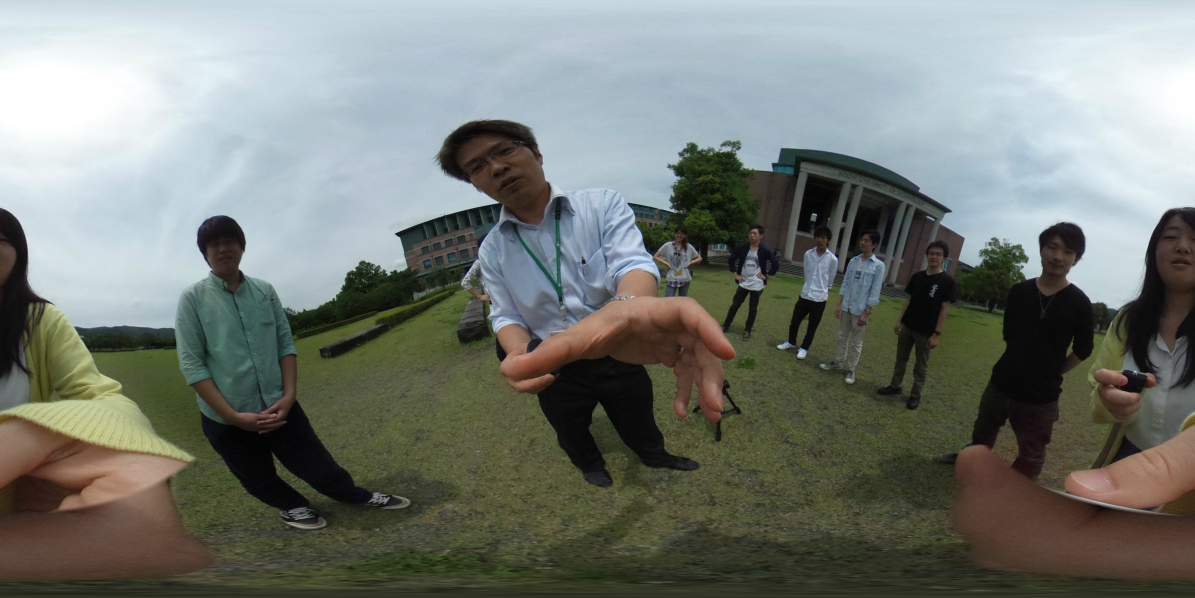
#> input picture image/theta04_cor.JPG, 3584 x 1792 px, found by its file name (shown at 1/3 size)
$ python neo_hough_line.py
#> lines starting #> are read from the running program, lines starting #| are printed output that depends on the picture; after the words box and inside, x2 and y2 are one past the last pixel; in counts of white or black regions, pixels touching at a corner belong together
import cv2
import numpy as np
import math
from operator import itemgetter, attrgetter

img = cv2.imread('../image/theta04_cor.jpg')
#> img is the input picture: shape (1792, 3584, 3); mean B, G, R 117, 123.4, 118.2
height = img.shape[0]
width = img.shape[1]
gray = cv2.cvtColor(img,cv2.COLOR_BGR2GRAY)
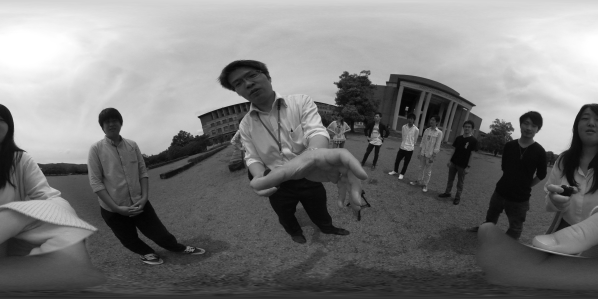
#> gray: shape (1792, 3584) (shown at 1/6 size); min 0, max 255, mean 121.1
edges = cv2.Canny(gray,50,150,apertureSize = 3)
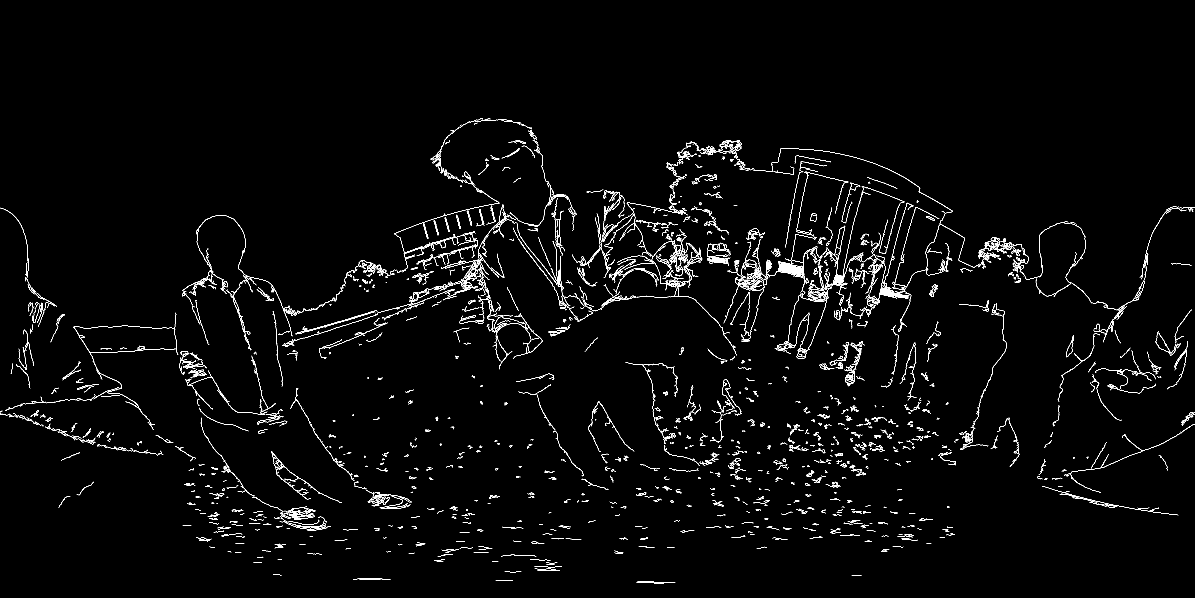
#> edges: shape (1792, 3584) (shown at 1/3 size); 1.6% white in thin lines or dots, all inside (x1, y1, x2, y2) = (0, 354, 3584, 1750)

line_len = 100

lines = cv2.HoughLines(edges,1,math.pi/360,line_len)

degree_range = 10

line_xyd_left = []
line_xyd_right = []

range_line = width

for i in range(0,len(lines)):
    for rho,theta in lines[i]:
        a = np.cos(theta)
        b = np.sin(theta)
        x0 = a*rho
        y0 = b*rho
        x1 = int(x0 + range_line*(-b))
        y1 = int(y0 + range_line*(a))
        x2 = int(x0 - range_line*(-b))
        y2 = int(y0 - range_line*(a))

        degree = theta * 180 / math.pi

        if degree < degree_range:
            degree = degree + 10
            line_xyd_right.append((x1,y1,x2,y2,degree,x0))
        elif degree > 180-degree_range:
            if degree == 180:
                degree = 10
            else:
                degree = degree - 170
            line_xyd_left.append((x1,y1,x2,y2,degree,x0))
#> after the loop, line_xyd_left = 49 items; line_xyd_right = 27 items

line_xyd_right = sorted(line_xyd_right, key=lambda x: float(x[5]))
line_xyd_left = sorted(line_xyd_left,  key=lambda x: float(x[5]))

diff_deg_lim = 5
diff_x0_lim  = 20

draw_line = []

for i in range(0,len(line_xyd_right)):
    x1 = line_xyd_right[i][0]
    y1 = line_xyd_right[i][1]
    x2 = line_xyd_right[i][2]
    y2 = line_xyd_right[i][3]
    degree = line_xyd_right[i][4]
    x0 = line_xyd_right[i][5]
    diff_deg = 0
    diff_x0 = 0
    diff_flag = False

    if (i+1 < len(line_xyd_right)):
        diff_deg = abs(degree - line_xyd_right[i+1][4])
        diff_x0  = abs(x0 - line_xyd_right[i+1][5])
    if diff_deg < diff_deg_lim and diff_x0 < diff_x0_lim:
        if (i+2 < len(line_xyd_right)):
            diff_deg = abs(degree - line_xyd_right[i+2][4])
            diff_x0  = abs(x0 - line_xyd_right[i+2][5])
            if diff_deg < diff_deg_lim and diff_x0 < diff_x0_lim:
                diff_flag = True
        if (i-1 >= 0):
            diff_deg = abs(degree - line_xyd_right[i-1][4])
            diff_x0 = abs(x0 - line_xyd_right[i-1][5])
            if diff_deg < diff_deg_lim and diff_x0 < diff_x0_lim:
                diff_flag = True

    if (i-1 >= 0):
        diff_deg = abs(degree - line_xyd_right[i-1][4])
        diff_x0 = abs(x0 - line_xyd_right[i-1][5])
    if diff_deg < diff_deg_lim and diff_x0 < diff_x0_lim:
        if (i-2 >= 0):
            diff_deg = abs(degree - line_xyd_right[i-2][4])
            diff_x0  = abs(x0 - line_xyd_right[i-2][5])
            if diff_deg < diff_deg_lim and diff_x0 < diff_x0_lim:
                diff_flag = True
        if (i+1 < len(line_xyd_right)):
            diff_deg = abs(degree - line_xyd_right[i+1][4])
            diff_x0  = abs(x0 - line_xyd_right[i+1][5])
            if diff_deg < diff_deg_lim and diff_x0 < diff_x0_lim:
                diff_flag = True


    if diff_flag == False:
        draw_line.append((x1,y1,x2,y2,degree,x0))
        cv2.line(img,(x1,y1),(x2,y2),(0,0,255),2)
#> this loop made 27 passes
#> (x1, y1, x2, y2, degree, x0, diff_deg, diff_x0) on passes 1 to 8: (1621, 3612, 1746, -3554, 11, 1683.7, 1, 344.3), (2028, 3584, 2028, -3584, 10, 2028, 1, 344.3), (1911, 3652, 2161, -3510, 12, 2036.8, 0.5, 10.54), (1953, 3636, 2141, -3529, 11.5, 2047.3, 0.5, 2.39), (1987, 3619, 2112, -3547, 11, 2049.7, 0.5, 6.61), (1962, 3636, 2150, -3528, 11.5, 2056.3, 1, 2.74), (1902, 3670, 2215, -3490, 12.5, 2059, 0.5, 6.7), (1940, 3653, 2190, -3509, 12, 2065.7, 2, 233.6)
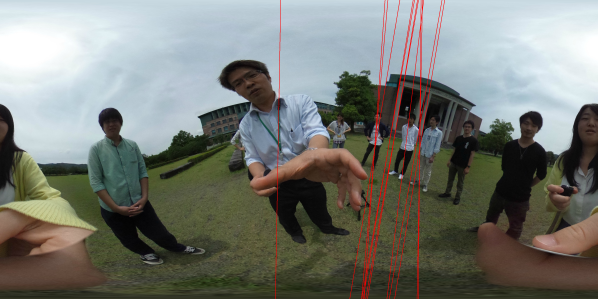
#> img: shape (1792, 3584, 3) (shown at 1/6 size); mean B, G, R 116, 122.3, 119.8
#> after the loop, draw_line = 13 items

for i in range(0,len(line_xyd_left)):
    x1 = line_xyd_left[i][0]
    y1 = line_xyd_left[i][1]
    x2 = line_xyd_left[i][2]
    y2 = line_xyd_left[i][3]
    degree = line_xyd_left[i][4]
    x0 = line_xyd_left[i][5]
    diff_deg = 0
    diff_x0 = 0
    diff_flag = False

    if (i+1 < len(line_xyd_left)):
        diff_deg = abs(degree - line_xyd_left[i+1][4])
        diff_x0 = abs(x0 - line_xyd_left[i+1][5])
    if diff_deg < diff_deg_lim and diff_x0 < diff_x0_lim:
        if (i+2 < len(line_xyd_left)):
            diff_deg = abs(degree - line_xyd_left[i+2][4])
            diff_x0 = abs(x0 - line_xyd_left[i+2][5])
            if diff_deg < diff_deg_lim and diff_x0 < diff_x0_lim:
                diff_flag = True
        if (i-1 >= 0):
            diff_deg = abs(degree - line_xyd_left[i-1][4])
            diff_x0 = abs(x0 - line_xyd_left[i-1][5])
            if diff_deg < diff_deg_lim and diff_x0 < diff_x0_lim:
                diff_flag = True

    if (i-1 >= 0):
        diff_deg = abs(degree - line_xyd_left[i-1][4])
        diff_x0 = abs(x0 - line_xyd_left[i-1][5])
    if diff_deg < diff_deg_lim and diff_x0 < diff_x0_lim:
        if (i-2 >= 0):
            diff_deg = abs(degree - line_xyd_left[i-2][4])
            diff_x0 = abs(x0 - line_xyd_left[i-2][5])
            if diff_deg < diff_deg_lim and diff_x0 < diff_x0_lim:
                diff_flag = True
        if (i+1 < len(line_xyd_left)):
            diff_deg = abs(degree - line_xyd_left[i+1][4])
            diff_x0 = abs(x0 - line_xyd_left[i+1][5])
            if diff_deg < diff_deg_lim and diff_x0 < diff_x0_lim:
                diff_flag = True

    if diff_flag == False:
        draw_line.append((x1,y1,x2,y2,degree,x0))
        cv2.line(img,(x1,y1),(x2,y2),(0,0,255),2)
#> this loop made 49 passes
#> (x1, y1, x2, y2, degree, x0, diff_deg, diff_x0) on passes 1 to 8: (504, -3628, 1004, 3522, 6, 754.2, 0.5, 10.41), (545, -3624, 983, 3530, 6.5, 764.6, 0.5, 9.37), (586, -3619, 961, 3538, 7, 773.9, 6.5, 503.3), (685, -3748, 1868, 3321, 0.5, 1277.2, 6.5, 503.3), (730, -3744, 1851, 3335, 1, 1290.9, 0.5, 10.64), (771, -3739, 1831, 3350, 1.5, 1301.5, 2, 264.3), (1160, -3739, 1971, 3382, 3.5, 1565.9, 2, 264.3), (1243, -3720, 1930, 3414, 4.5, 1586.7, 1, 20.79)
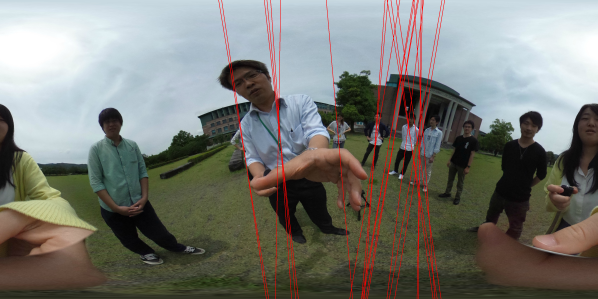
#> img: shape (1792, 3584, 3) (shown at 1/6 size); mean B, G, R 115.3, 121.5, 121


while(1):
    img = cv2.resize(img, (int(width/4), int(height/4)))
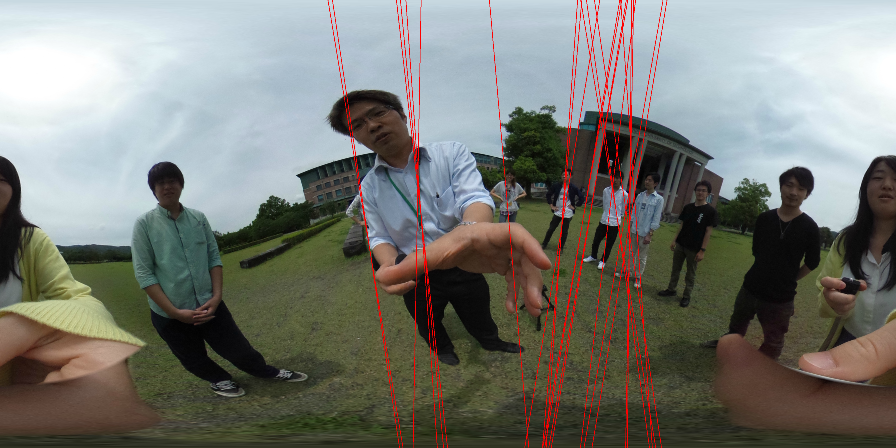
#> img: shape (448, 896, 3); mean B, G, R 115.4, 121.6, 121.2
    cv2.imshow("sphere_rotate", img)
    k = cv2.waitKey(1)
#> (key Esc is pressed here)
    if k == 27: # ESCキーで終了
        cv2.imwrite("detected.jpg", img)
        #img = cv2.imread('../image/square_theta.jpg')
        break
